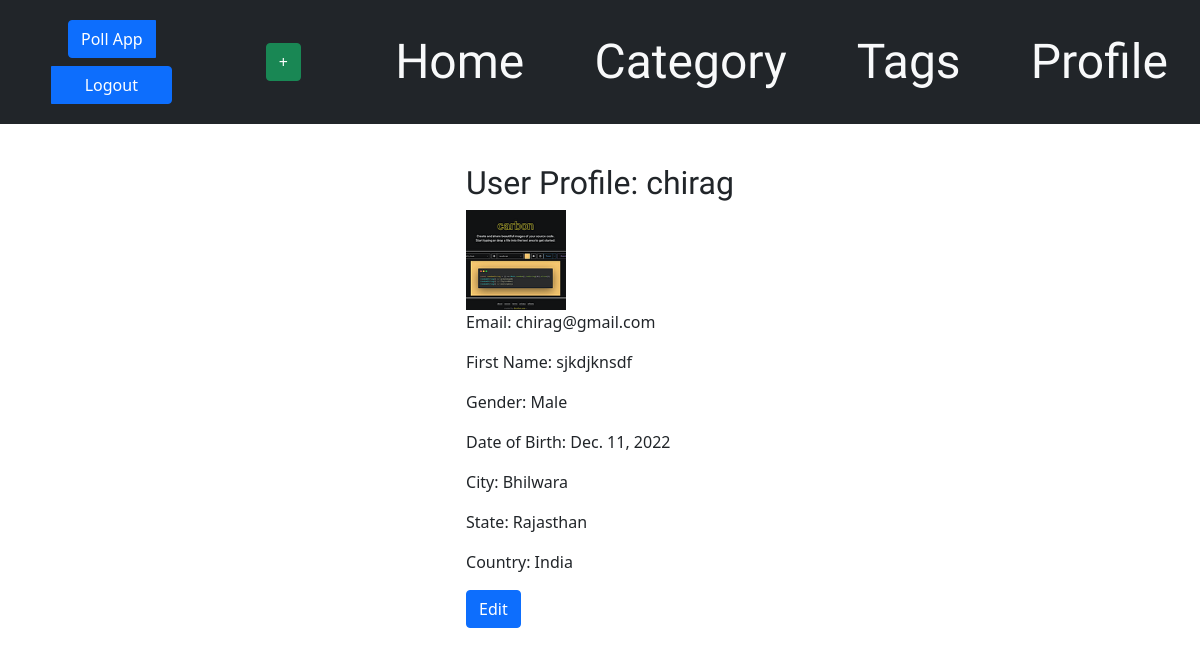
The app's page /user/chirag/, older data.
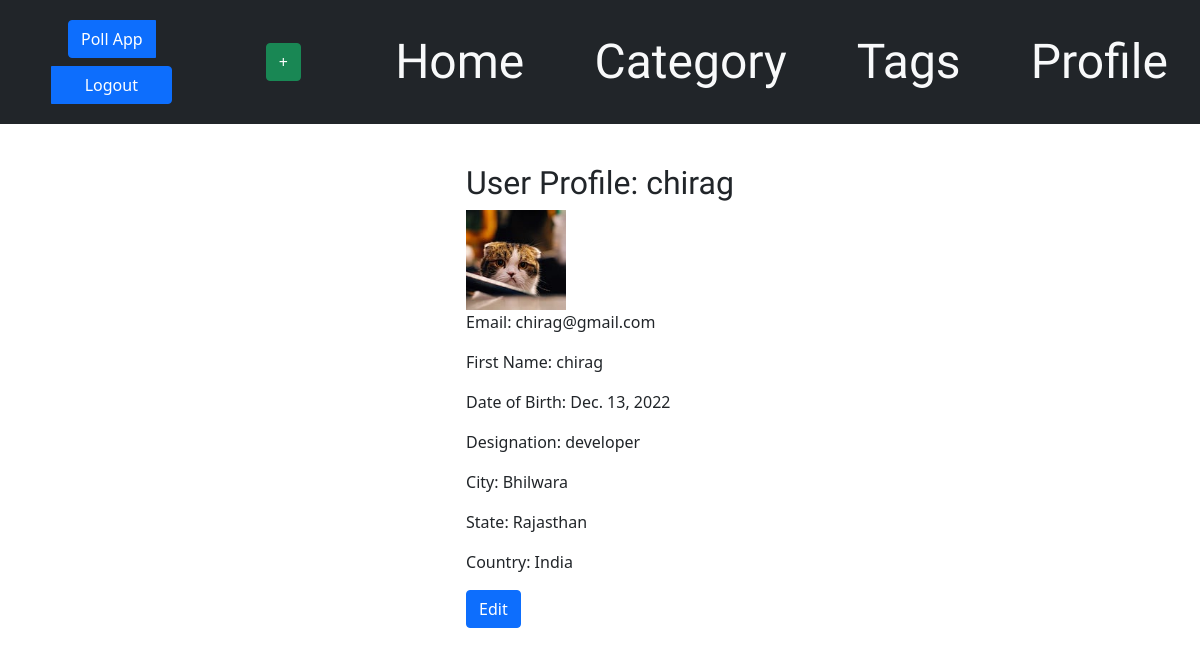
The same page, newer data.
### blog/models.py (models this page shows, shortened)
class CustomUser(AbstractUser):
    gender = models.CharField(max_length=60,choices=GENDER_CHOICES,blank=True)
    city = models.CharField(max_length=80,blank=True)
    state = models.CharField(max_length=90,blank=True)
    country = models.CharField(max_length=50,blank=True,default='IN',choices=COUNTRY_CHOICES)
    designation = models.CharField(max_length=50,null=True,blank=True)
    img = models.ImageField(blank=True,null=True,upload_to='profile_images/',default='default_img.jpg')
    phone = models.PositiveBigIntegerField(blank=True,default=0000000)
    pincode = models.PositiveIntegerField(blank=True,null=True)
    address = models.TextField(max_length=50,blank=True,null=True)
    dob = models.DateField(blank=True,null=True)
    def img_preview2(self):
        return mark_safe('<img src = "{url}" width = "100"/>'.format(
             url = self.img.url
         ))

### blog/views.py (the view)
# urls.py: path('user/<str:username>/', views.user_detail, name='user_detail'),
def user_detail(request, username):
    user = get_object_or_404(CustomUser, username=username)
    return render(request, 'blog/userdetails.html', {'user': user})

### blog/templates/blog/userdetails.html (shortened to what this page needs)
{% extends 'blog/base.html' %}
{% block content %}
<div class="w-100 container d-flex justify-content-between align-items-center m-auto">
    <div class=" m-auto">
        <h2>User Profile: {{ user.username }}</h2>
        {% if user.img %}
        <div class="rounded-2">
            {{ user.img_preview2 }}
        </div>
        {% endif %}
        {% if user.email %}
        <p>Email: {{ user.email }}</p>
        {% endif %}
        {% if user.first_name %}
        <p>First Name: {{ user.first_name }}</p>
        {% endif %}
        {% if user.gender %}
        <p>Gender: {{ user.get_gender_display }}</p>
        {% endif %}
        {% if user.dob %}
        <p>Date of Birth: {{ user.dob }}</p>
        {% endif %}
        {% if user.designation %}
        <p>Designation: {{ user.designation }}</p>
        {% endif %}
        {% if user.city %}
        <p>City: {{ user.city }}</p>
        {% endif %}
        {% if user.state %}
        <p>State: {{ user.state }}</p>
        {% endif %}
        {% if user.country %}
        <p>Country: {{ user.get_country_display }}</p>
        {% endif %}
        <a href="{% url 'blog:edit_profile' %}" class="btn btn-primary">Edit</a>
    </div>
</div>
{% endblock %}

Row changes from the older to the newer data that the page shows:
changed CustomUser "chirag": img_preview2: a different picture; first_name "sjkdjknsdf" → "chirag"; dob "Dec. 11, 2022" → "Dec. 13, 2022"; designation (not shown) → "developer"; gender "Male" → (not shown)
Text that changed along with them:
text no longer shown: "Gender:"
text now shown: "Designation:"
